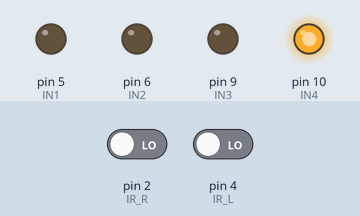
This sketch was run on a simulated Arduino Uno, built with avr-gcc and run on an emulated ATmega328P. Shown: output pins drawn as LEDs (lit = HIGH). The test bench sets the inputs (shaded band); at power-on: pin 2 (IR_R) LOW, pin 4 (IR_L) LOW. What the sketch prints to the serial monitor is not drawn.

Above: at 0.1 s.
Timing chart, 0 to 1.6 s (numbered marks = the images above):
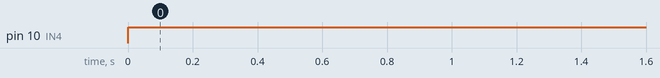

The sketch:

Line_Tracking.ino
```cpp
#define IN1 5
#define IN2 6
#define IN3 9
#define IN4 10

#define IR_R 2
#define IR_L 4

#define US_F

void setup() {

  pinMode(IN1,OUTPUT);
  pinMode(IN2,OUTPUT);
  pinMode(IN3,OUTPUT);
  pinMode(IN4,OUTPUT);

  pinMode(IR_R,INPUT);
  pinMode(IR_L,INPUT);

  Serial.begin(9600);

}

void loop() {

  int a = digitalRead(IR_R);
  int b = digitalRead(IR_L);

  if (a == 1 && b == 0){
    analogWrite(IN2,0);
    analogWrite(IN3,0);
  }
  else if (a == 0 && b == 1){
    analogWrite(IN2,0);
    analogWrite(IN3,0);
  }
  else{
    analogWrite(IN4,255);
    analogWrite(IN3,0);
  }

  Serial.print(a);
  Serial.print(' ');
  Serial.println(b);

}
```

Measured:
- by itself, pin 10 (IN4): LOW → HIGH at 0.00 s
